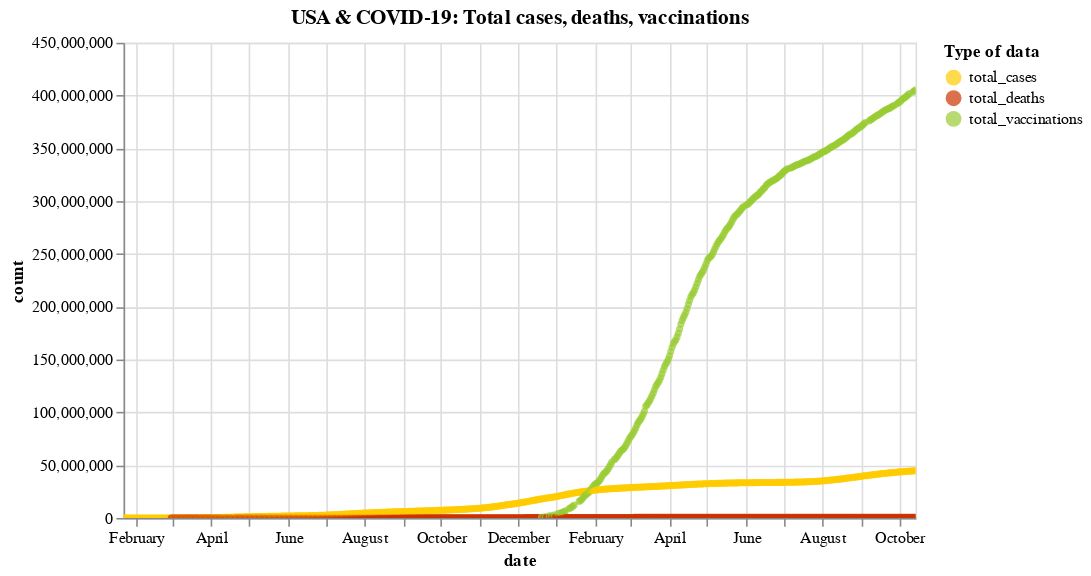

The cell this chart's notebook holds for it:
### Code cell
alt.Chart(usa_total).mark_circle(size=20).encode(
    alt.X('date:T', title='date'),
    alt.Y('count:Q', title='count'),
    alt.Color('type', scale=scale, title='Type of data'),
    alt.Tooltip('date:T')
).properties(
    width=500,
    height=300,
    title='USA & COVID-19: Total cases, deaths, vaccinations'
).interactive()

### Figure 1 — Vega-Lite specification as saved in the notebook (floating-point values rounded to 4 significant figures; data arrays with more than 128 entries replaced by an {"elided": "..."} marker saying what was removed)
{"config": {"view": {"continuousWidth": 400, "continuousHeight": 300}}, "data": {"name": "data-888b9e05160d712ad59187c28fc628db"}, "mark": {"type": "circle", "size": 20}, "encoding": {"color": {"type": "nominal", "field": "type", "scale": {"domain": ["total_cases", "total_deaths", "total_vaccinations"], "range": ["#ffcc00", "#cc3300", "#99cc33"]}, "title": "Type of data"}, "tooltip": {"type": "temporal", "field": "date"}, "x": {"type": "temporal", "field": "date", "title": "date"}, "y": {"type": "quantitative", "field": "count", "title": "count"}}, "height": 300, "selection": {"selector002": {"type": "interval", "bind": "scales", "encodings": ["x", "y"]}}, "title": "USA & COVID-19: Total cases, deaths, vaccinations", "width": 500, "$schema": "https://vega.github.io/schema/vega-lite/v4.8.1.json", "datasets": {"data-888b9e05160d712ad59187c28fc628db": {"elided": "1896 records"}}}
